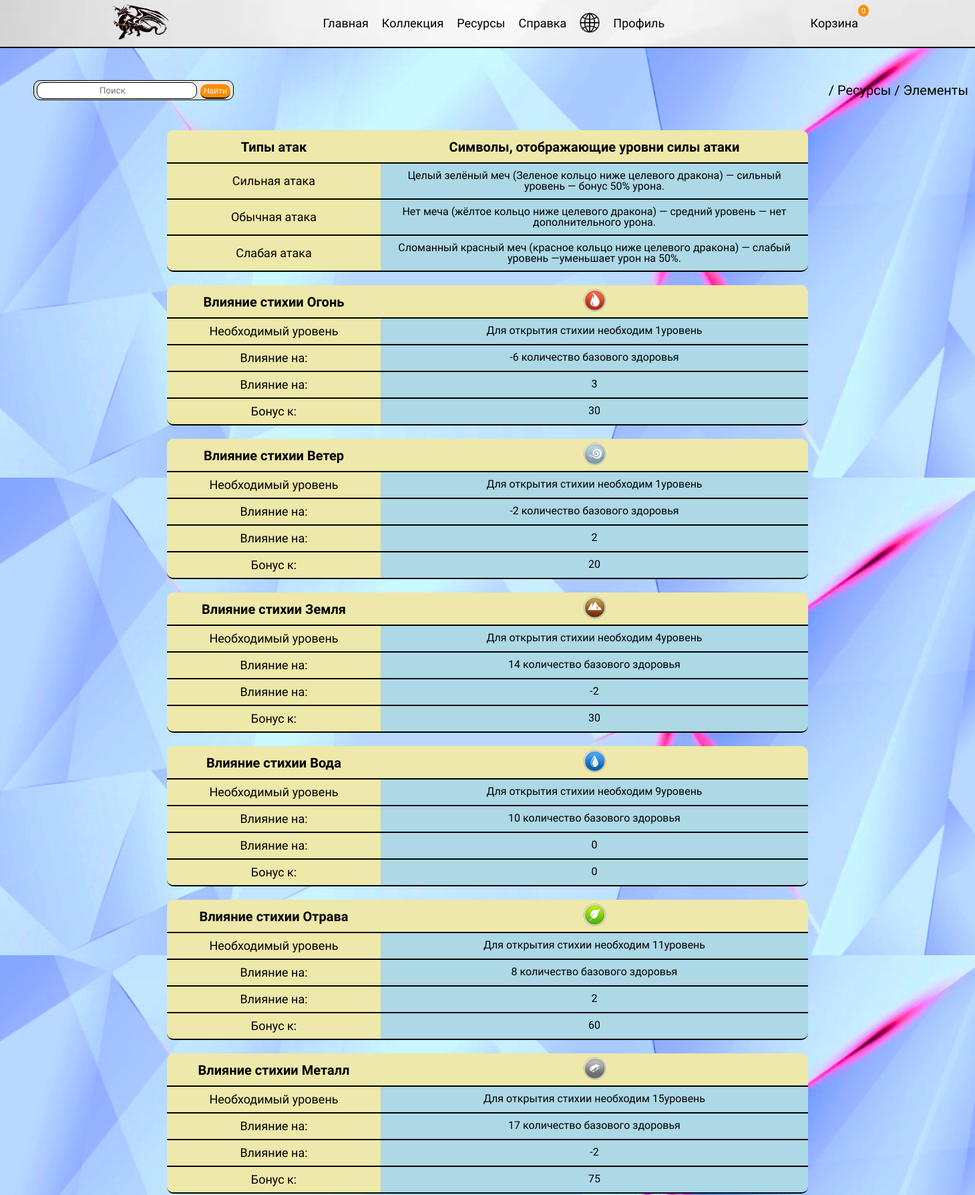
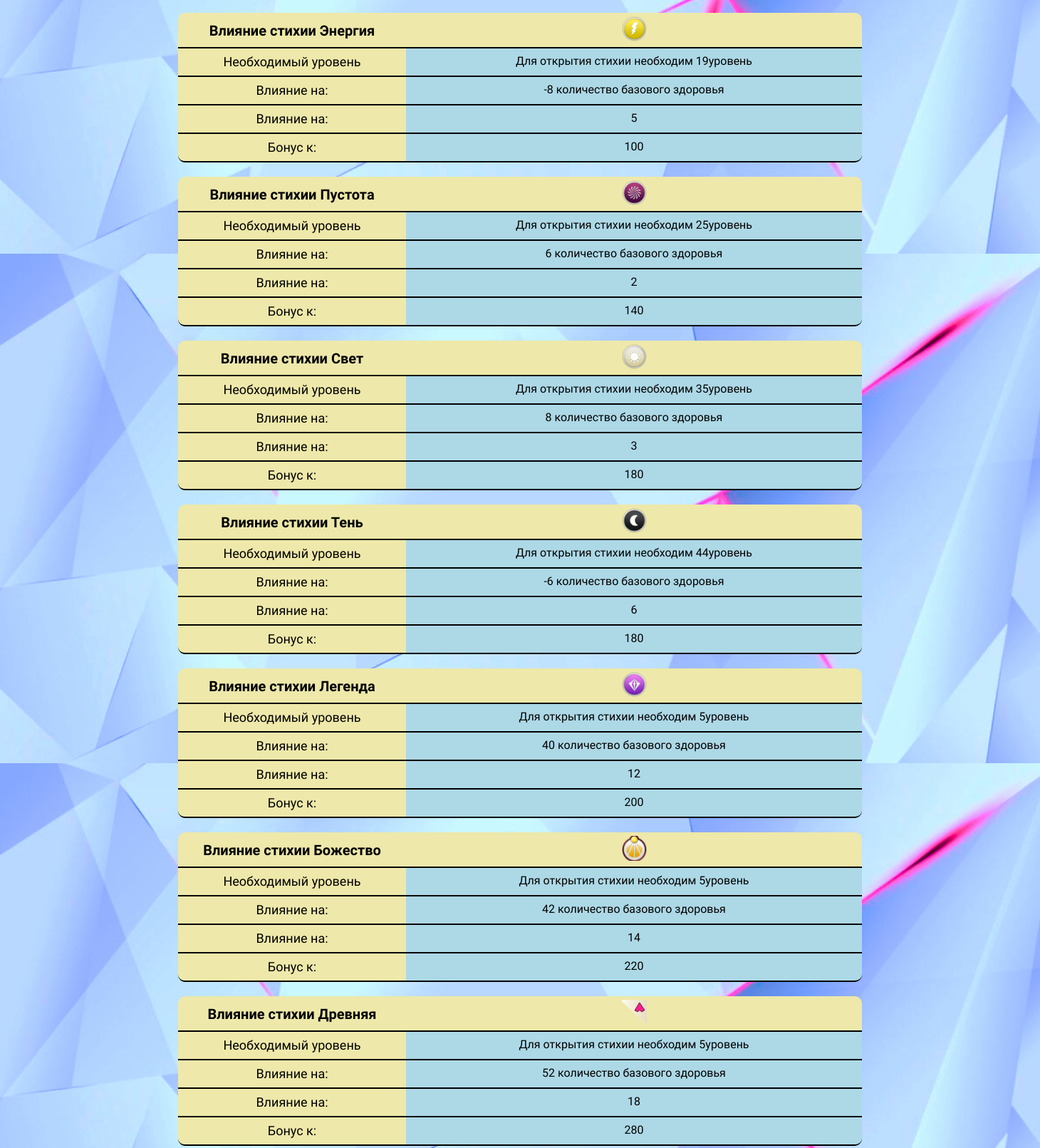
The page /resource_elements (upper part) on the database its author committed (2 pictures, top to bottom).
### Draco/models.py (models this page shows, shortened)
class ElementsTranslation(models.Model):
    name_element = models.TextField('Название', max_length=20)
    elements = models.ForeignKey(Elements, on_delete=models.CASCADE)
    language = models.CharField('Язык', max_length=2)
    class Meta:
        verbose_name = 'Свойство элементов перевод'
        verbose_name_plural = 'Свойства элементов перевод'

class Elements(models.Model):
    element = models.ImageField('Элемент', upload_to="web_media/elements/")
    lvl_needed = models.IntegerField('Требуемый уровень', default=0)
    hp = models.IntegerField('Скейлы здоровья', default=0)
    dmg = models.IntegerField('Скейлы атаки', default=0)
    gold_per_hour = models.IntegerField('Бонус золото/час', default=0)
    class Meta:
        verbose_name = 'Свойство элементов'
        verbose_name_plural = 'Свойства элементов'

### Draco/views.py (the view)
# urls.py: path('resource_elements', views.resource_elements, name='resource_elements'),
def resource_elements(request):
    elements = ElementsTranslation.objects.filter(language=request.LANGUAGE_CODE)
    elements_compare = TheStrengthWeaknessTranslation.objects.filter(language=request.LANGUAGE_CODE)
    return render(request, 'Draco/resource_elements.html',
                  {
                      'title': 'Элементы',
                      'elements': elements,
                      'elements_compare': elements_compare,
                      'wide': True
                  })

### Draco/templates/Draco/resource_elements.html (shortened to what this page needs)
{% extends 'Draco/base.html' %}
{% block content %}
    <div class="wrapper__dragons_catalog">
        <div class="collection">
            <div class="collection__header">
                <div class="collection__search">
                    <form class="form-inline" action="">
                        <input class="form-control dragons__search" type="search" name="search" placeholder="Поиск" aria-label="Поиск">
                        <button class="dragons__search-btn" type="submit">Найти</button>
                    </form>
                </div>
                <a href="/" class="collection__title">/ Ресурсы / Элементы</a>
            </div>
        </div>
            <div class="elements__first-table table">
                <div class="table__info">
                    <div class="table__main_1"><p>Типы атак</p></div>
                    <div class="table__main_2">Символы, отображающие уровни силы атаки</div>
                    <div class="table__image">Сильная атака</div>
                    <div class="table__text">Целый зелёный меч (Зеленое кольцо ниже целевого дракона) — сильный уровень — бонус 50% урона.</div>
                    <div class="table__image">Обычная атака</div>
                    <div class="table__text">Нет меча (жёлтое кольцо ниже целевого дракона) — средний уровень — нет дополнительного урона.</div>
                    <div class="table__image image__last">Слабая атака</div>
                    <div class="table__text text__last">Сломанный красный меч (красное кольцо ниже целевого дракона) — слабый уровень —уменьшает урон на 50%.</div>
                </div>
            </div>
            {% for el in elements %}
            <div class="elements__second-table table">
                <div class="table__info">
                    <div class="table__main_1 border__main">Влияние стихии {{ el.name_element }}</div>
                    <div class="table__main_2 border__second">
                        <img src="{{ el.elements.element.url }}" alt="Элемент">
                    </div>
                    <div class="table__text_main">Необходимый уровень</div>
                    <div class="table__text">Для открытия стихии необходим {{ el.elements.lvl_needed }}уровень</div>
                    <div class="table__text_main">Влияние на:</div>
                    <div class="table__text">{{ el.elements.hp }} количество базового здоровья</div>
                    <div class="table__text_main">Влияние на:</div>
                    <div class="table__text">{{ el.elements.dmg }}</div>
                    <div class="table__text_main text__main_border">Бонус к:</div>
                    <div class="table__text text__border">{{ el.elements.gold_per_hour }}</div>
                </div>
            </div>
            {% endfor %}
        </div>
    </div>
{% endblock %}

### Draco/static/Draco/css/main_file.css (style rules this page uses)
* { padding: 0; margin: 0; border: 0; }
*,*:before, *:after { -moz-box-sizing: border-box; -webkit-box-sizing: border-box; box-sizing: border-box; }
button { cursor: pointer; }
a, a:visited { text-decoration: none; }
html,body { height: 100%; width: 100%; line-height: 1; font-size: 14px; -ms-text-size-adjust: 100%; -moz-text-size-adjust: 100%; -webkit-text-size-adjust: 100%; }
input,button,textarea { font-family: inherit; }
:root { --color-light: orange; --color-stars: darkorange; --color-red: red; --color-black: black; --color-white: white; --color-grey: gainsboro; --color-darkgrey: darkgrey; --font-family-main: 'Balsamiq Sans', cursive; }

### Draco/static/Draco/css/homes_islands.css (style rules this page uses)
* { padding: 0; margin: 0; border: 0; }
*,*:before, *:after { -moz-box-sizing: border-box; -webkit-box-sizing: border-box; box-sizing: border-box; }
button { cursor: pointer; }
a, a:visited { text-decoration: none; }
html,body { height: 100%; width: 100%; line-height: 1; font-size: 14px; -ms-text-size-adjust: 100%; -moz-text-size-adjust: 100%; -webkit-text-size-adjust: 100%; }
input,button,textarea { font-family: inherit; }
:root { --color-stars: darkorange; --color-red: red; --color-black: black; --color-white: white; --color-grey: gainsboro; --color-darkgrey: darkgrey; --font-family-main: 'Balsamiq Sans', cursive; }

### Draco/static/Draco/css/dragons_catalog.css (style rules this page uses)
.wrapper__dragons_catalog { width: 100%; height: 100%; top: 0; left: 0; padding: 100px 50px; }
.collection__header { font-family: var(--font-family-main); font-size: 20px; font-weight: 400; display: flex; width: 1400px; height: 70px; align-items: center; justify-content: space-between; margin: 0 0 25px 0; }
.collection__search { min-width: 300px; height: 30px; border-radius: 10px; border: 1px solid var(--color-black); text-align: center; padding: 2px 0 0 0; background-image: url("/media/web_media/other/background-header-menu.png"); background-size: cover; }
.collection__title { color: var(--color-black); text-decoration: none; }
.dragons__search { min-width: 240px; height: 25px; border: 1px solid var(--color-black); border-radius: 10px; text-align: center; }
.dragons__search-btn { height: 22px; width: 45px; color: white; background-color: var(--color-stars); border-bottom: 2px solid var(--color-black); border-radius: 10px; font-size: 12px; cursor: pointer; }

### Draco/static/Draco/css/resource.css (style rules this page uses)
.table__info { display: grid; grid-template-columns: 1fr 2fr; grid-auto-rows: minmax(30px, auto); padding: 0 200px; margin: 20px 0; }
.table__main_1 { max-height: 50px; font-family: var(--font-family-main); font-size: 20px; font-weight: 600; color: var(--color-black); text-align: center; padding: 15px 5px; background-color: palegoldenrod; border-bottom: 2px solid var(--color-black); border-radius: 10px 0 0 0; }
.border__main { padding: 15px 5px; }
.table__main_2 { max-height: 50px; font-family: var(--font-family-main); font-size: 20px; font-weight: 600; color: var(--color-black); text-align: center; background-color: palegoldenrod; border-bottom: 2px solid var(--color-black); padding: 15px 5px; border-radius: 0 10px 0 0; }
.border__second { padding: 5px; }
.table__text { font-family: var(--font-family-main); font-size: 16px; font-weight: 400; color: var(--color-black); text-align: center; padding: 10px; background-color: lightblue; border-bottom: 2px solid var(--color-black); }
.table__text_main { font-family: var(--font-family-main); font-size: 16px; font-weight: 400; color: var(--color-black); text-align: center; padding: 10px; background-color: palegoldenrod; border-bottom: 2px solid var(--color-black); }
.table__image { display: flex; align-items: center; justify-content: center; font-family: var(--font-family-main); font-size: 18px; font-weight: 400; text-align: center; padding: 10px; color: var(--color-black); background-color: palegoldenrod; border-bottom: 2px solid var(--color-black); }
.image__last { border-radius: 0 0 0 10px; }
.text__last { border-radius: 0 0 10px 0; }
.table__text_main { text-align: center; font-family: var(--font-family-main); font-size: 18px; font-weight: 400; color: var(--color-black); background-color: palegoldenrod; padding: 10px; }
.text__border { border-radius: 0 0 10px 0; }
.text__main_border { border-radius: 0 0 0 10px; }
.table__main_2 img { width: 35px; height: 35px; object-fit: cover; }

### rows shown on the page
ElementsTranslation: name_element "Огонь", elements.element (picture), elements.lvl_needed "1", elements.hp "-6", elements.dmg "3", elements.gold_per_hour "30"
ElementsTranslation: name_element "Ветер", elements.element (picture), elements.lvl_needed "1", elements.hp "-2", elements.dmg "2", elements.gold_per_hour "20"
ElementsTranslation: name_element "Земля", elements.element (picture), elements.lvl_needed "4", elements.hp "14", elements.dmg "-2", elements.gold_per_hour "30"
ElementsTranslation: name_element "Вода", elements.element (picture), elements.lvl_needed "9", elements.hp "10", elements.dmg "0", elements.gold_per_hour "0"
ElementsTranslation: name_element "Отрава", elements.element (picture), elements.lvl_needed "11", elements.hp "8", elements.dmg "2", elements.gold_per_hour "60"
ElementsTranslation: name_element "Металл", elements.element (picture), elements.lvl_needed "15", elements.hp "17", elements.dmg "-2", elements.gold_per_hour "75"
ElementsTranslation: name_element "Энергия", elements.element (picture), elements.lvl_needed "19", elements.hp "-8", elements.dmg "5", elements.gold_per_hour "100"
ElementsTranslation: name_element "Пустота", elements.element (picture), elements.lvl_needed "25", elements.hp "6", elements.dmg "2", elements.gold_per_hour "140"
ElementsTranslation: name_element "Свет", elements.element (picture), elements.lvl_needed "35", elements.hp "8", elements.dmg "3", elements.gold_per_hour "180"
ElementsTranslation: name_element "Тень", elements.element (picture), elements.lvl_needed "44", elements.hp "-6", elements.dmg "6", elements.gold_per_hour "180"
ElementsTranslation: name_element "Легенда", elements.element (picture), elements.lvl_needed "5", elements.hp "40", elements.dmg "12", elements.gold_per_hour "200"
ElementsTranslation: name_element "Божество", elements.element (picture), elements.lvl_needed "5", elements.hp "42", elements.dmg "14", elements.gold_per_hour "220"
ElementsTranslation: name_element "Древняя", elements.element (picture), elements.lvl_needed "5", elements.hp "52", elements.dmg "18", elements.gold_per_hour "280"
